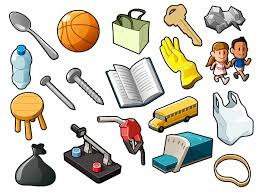
#> input picture disp_labs/stdimgs/objects.jpeg, 259 x 194 px
$ python 8.py
#> lines starting #> are read from the running program, lines starting #| are printed output that depends on the picture; after the words box and inside, x2 and y2 are one past the last pixel; in counts of white or black regions, pixels touching at a corner belong together
import cv2
import numpy as np
import matplotlib.pyplot as plt
import os


def preprocess_image(image_path):
    img = cv2.imread(image_path)
    if img is None:
        raise ValueError("Image not found or path is incorrect.")

    gray = cv2.cvtColor(img, cv2.COLOR_BGR2GRAY)

    # Adaptive thresholding
    binary = cv2.adaptiveThreshold(
        gray, 255, cv2.ADAPTIVE_THRESH_GAUSSIAN_C, cv2.THRESH_BINARY_INV, 15, 10
    )

    # Optional: connect broken parts
    kernel = np.ones((3, 3), np.uint8)
    binary = cv2.morphologyEx(binary, cv2.MORPH_CLOSE, kernel)

    return img, gray, binary


def extract_characters(binary_image, min_area=100):
    contours, _ = cv2.findContours(
        binary_image, cv2.RETR_EXTERNAL, cv2.CHAIN_APPROX_SIMPLE
    )

    bounding_boxes = []
    characters = []

    for cnt in contours:
        x, y, w, h = cv2.boundingRect(cnt)
        area = w * h
        if area > min_area:
            roi = binary_image[y : y + h, x : x + w]
            characters.append(roi)
            bounding_boxes.append((x, y, w, h))

    # Sort left to right
    characters = [
        char
        for _, char in sorted(zip(bounding_boxes, characters), key=lambda b: b[0][0])
    ]
    bounding_boxes = sorted(bounding_boxes, key=lambda b: b[0])

    return characters, bounding_boxes


def visualize(image, boxes, characters):
    # Draw boxes
    for x, y, w, h in boxes:
        cv2.rectangle(image, (x, y), (x + w, y + h), (0, 255, 0), 1)

    plt.figure(figsize=(10, 5))
    plt.subplot(1, 2, 1)
    plt.title("Bounding Boxes")
    plt.imshow(cv2.cvtColor(image, cv2.COLOR_BGR2RGB))
    plt.axis("off")

    plt.subplot(1, 2, 2)
    plt.title("Characters")
    for i, char in enumerate(characters):
        plt.subplot(2, len(characters) // 2 + 1, i + 1)
        plt.imshow(char, cmap="gray")
        plt.axis("off")

    plt.tight_layout()
    plt.show()


def segment_characters(image_path, min_area=100):
    image, gray, binary = preprocess_image(image_path)
#> in preprocess_image, img is the input picture: shape (194, 259, 3); mean B, G, R 195.2, 207, 211.7
#> in preprocess_image, `gray = cv2.cvtColor(img, cv2.COLOR_BGR2GRAY)`:
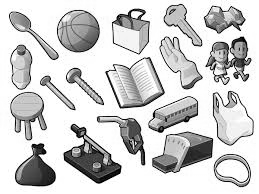
#> gray: shape (194, 259); min 0, max 255, mean 207.1
#> in preprocess_image, `binary = cv2.adaptiveThreshold( gray, 255, cv2.ADAPTIVE_THRESH_GAUSSIA..`:
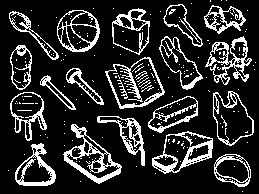
#> binary: shape (194, 259); 17.7% white in thin lines or dots
#> in preprocess_image, `binary = cv2.morphologyEx(binary, cv2.MORPH_CLOSE, kernel)`:
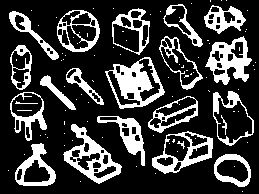
#> binary: shape (194, 259); 23.3% white; 101 white regions (79 under 20 px)
    characters, boxes = extract_characters(binary, min_area)
#> in extract_characters, `contours, _ = cv2.findContours( binary_image, cv2.RETR_EXTERNAL, cv2.C..`: contours = 74 contours, 55 with area under 20; largest, box (x1, y1, x2, y2) and area: (105, 57, 165, 109) 1957, (152, 131, 213, 174) 1622, (63, 124, 122, 184) 1560, (213, 91, 254, 146) 1458, (57, 10, 100, 52) 1376
#> the loop in extract_characters, `for cnt in contours:` made 74 passes
#> (x, y, w, h, area) on passes 6, 9, 18, 19, 22, 26, 29, 30, 37, 39, 45, 51: (214, 154, 37, 33, 1221), (15, 143, 41, 43, 1763), (152, 131, 61, 43, 2623), (63, 124, 59, 60, 3540), (97, 116, 48, 50, 2400), (148, 96, 50, 37, 1850), (10, 92, 37, 49, 1813), (213, 91, 41, 55, 2255), (40, 75, 36, 35, 1260), (66, 68, 38, 37, 1406), (105, 57, 60, 52, 3120), (10, 45, 22, 45, 990)
#> after the loop in extract_characters, `for cnt in contours:`: bounding_boxes = 19 items, first 6: (214, 154, 37, 33), (15, 143, 41, 43), (152, 131, 61, 43), (63, 124, 59, 60), (97, 116, 48, 50), (148, 96, 50, 37); characters = 19 items
#> in extract_characters, `bounding_boxes = sorted(bounding_boxes, key=lambda b: b[0])`: bounding_boxes = 19 items, first 6: (9, 11, 50, 49), (10, 92, 37, 49), (10, 45, 22, 45), (15, 143, 41, 43), (40, 75, 36, 35), (57, 10, 43, 42)
#> characters = 19 items; boxes has the same summary as bounding_boxes in extract_characters
    visualize(image.copy(), boxes, characters)
#> the loop in visualize, `for x, y, w, h in boxes:` made 19 passes
#> after the loop in visualize, `for x, y, w, h in boxes:`:
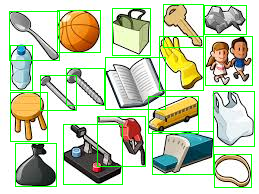
#> image: shape (194, 259, 3); mean of channels 0, 1, 2 180.2, 208.7, 196.4; drawn as B, G, R
#> the loop in visualize, `for i, char in enumerate(characters):` made 19 passes
#> in visualize, `plt.show()`:
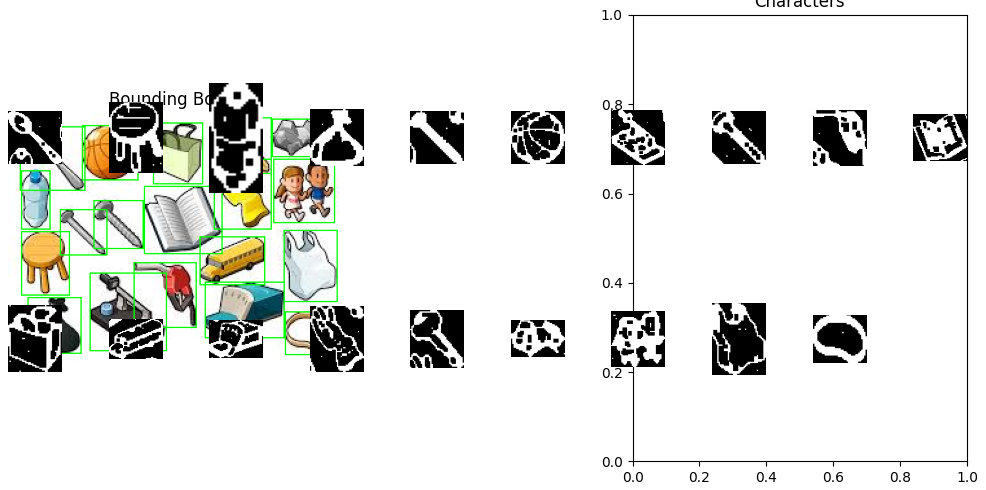
#> figure drawn by matplotlib, 20 panels


# 🔧 Run the function on your image
if __name__ == "__main__":
    segment_characters("stdimgs/objects.jpeg", min_area=150)

$ run again, with disp_labs/stdimgs/HappyFish.jpg copied over disp_labs/stdimgs/objects.jpeg
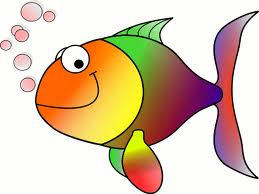
#> input picture disp_labs/stdimgs/HappyFish.jpg, 259 x 194 px
#> in preprocess_image, img is the input picture: shape (194, 259, 3); mean B, G, R 170.8, 196.4, 219.3
#> in preprocess_image, `gray = cv2.cvtColor(img, cv2.COLOR_BGR2GRAY)`:
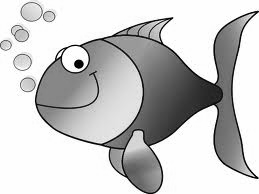
#> gray: shape (194, 259); min 0, max 255, mean 200.4
#> in preprocess_image, `binary = cv2.morphologyEx(binary, cv2.MORPH_CLOSE, kernel)`:
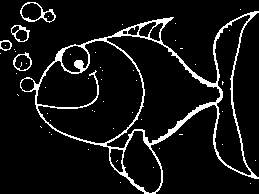
#> binary: shape (194, 259); 7.9% white in thin lines or dots
#> contours = 25 contours, 20 with area under 20; largest, box (x1, y1, x2, y2) and area: (20, 11, 259, 194) 20780, (20, 2, 56, 23) 446, (13, 52, 32, 71) 238, (11, 25, 30, 42) 209, (0, 40, 12, 51) 90
#> the loop in extract_characters, `for cnt in contours:` made 25 passes
#> (x, y, w, h, area) on passes 14, 19, 20, 23, 25: (13, 52, 19, 19, 361), (0, 40, 12, 11, 132), (11, 25, 19, 17, 323), (20, 11, 239, 183, 43737), (20, 2, 36, 21, 756)
#> after the loop in extract_characters, `for cnt in contours:`: bounding_boxes = [(13, 52, 19, 19), (11, 25, 19, 17), (20, 11, 239, 183), (20, 2, 36, 21)]; characters = 4 items
#> in extract_characters, `bounding_boxes = sorted(bounding_boxes, key=lambda b: b[0])`: bounding_boxes = [(11, 25, 19, 17), (13, 52, 19, 19), (20, 11, 239, 183), (20, 2, 36, 21)]
#> in segment_characters, `characters, boxes = extract_characters(binary, min_area)`: characters = 4 items; boxes has the same summary as bounding_boxes in extract_characters
#> the loop in visualize, `for x, y, w, h in boxes:` made 4 passes
#> the loop in visualize, `for i, char in enumerate(characters):` made 4 passes
